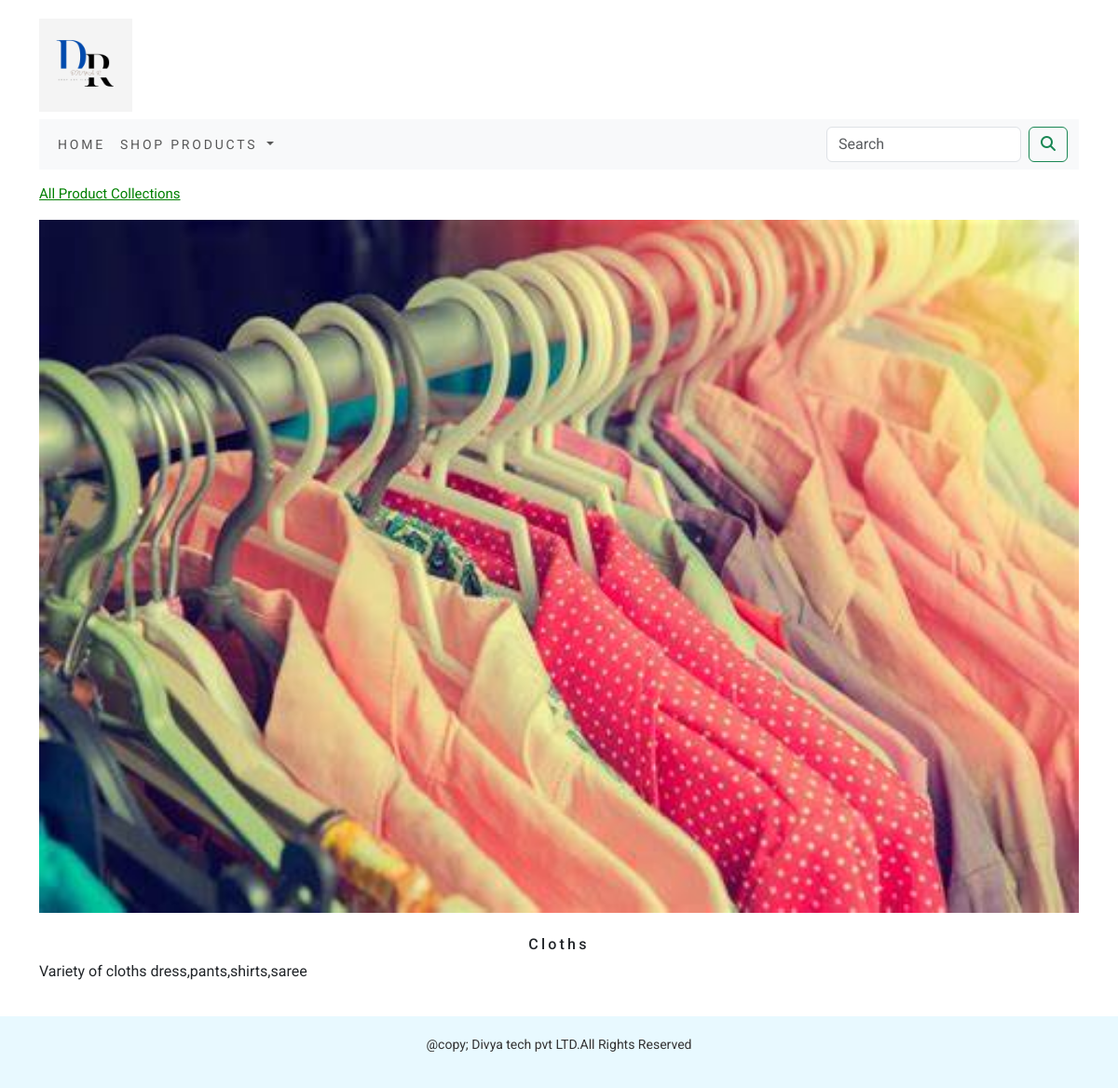
Screenshot of /shop/cloths/ with the database file from the repository.
### eshop/models.py (models this page shows, shortened)
class Category(models.Model):
    name = models.CharField(max_length=250, unique=True)
    slug = models.SlugField(max_length=250, unique=True)
    description = models.TextField(blank=True)
    image = models.ImageField(upload_to="category", blank=True)
    class Meta:
        ordering = ('name',)
        verbose_name = 'category'
        verbose_name_plural = 'categories'
    def get_url(self):
        return reverse('eshop:products_by_category', args={self.slug})

### eshop/views.py (the view, shortened to what this page needs)
# urls.py: path('', views.allProdCat, name='allProdCat'),
def allProdCat(request, c_slug=None):
    global products
    c_page = None
    products_list = None
    if c_slug != None:
        c_page = get_object_or_404(Category, slug=c_slug)
        products_list = Product.objects.all().filter(category=c_page, available=True)
        products = products_list
    return render(request, 'category.html', {'category': c_page, 'products': products, })

### cart/context_processors.py (called while the page is built)
def counter(request):
    item_count=0
    if 'admin' in request.path:
        return {}
    else:
        try:
            cart=Cart.objects.filter(cart_id=_cart_id(request))
            cart_items=CartItem.objects.all().filter(cart=cart[:1])
            for cart_item in cart_items:
                item_count += cart_item.quantity
        except Cart.DoesNotExist:
            item_count=0
    return dict(item_count=item_count)

### cart/views.py (called while the page is built)
def _cart_id(request):
    cart=request.session.session_key
    if not cart:
        cart=request.session.create()
    return cart

### eshop/context_processors.py (called while the page is built)
def menu_links(request):
    links = Category.objects.all()
    return dict(links=links)

### templates/category.html (shortened to what this page needs)
{% extends 'base.html' %}
{% load static %}
{% block content %}
    {% if category %}
        <div>
            <div class="row my_category">
                <div class="mx_auto">
                    <p>
                        <a href="{% url 'eshop:allProdCat' %}">
                            All Product Collections
                        </a>
                    </p>
                </div>
            </div>
        </div>
    {% endif %}
    {% if category %}
    <div class="mx_auto">
        <img class="category_img" src="{{category.image.url}}" alt="{{category.name}}">
    </div>
    <br/>
    <div>
        <h1 class="text-center category_title">{{category.name}}</h1>
        <p class="text-justify">{{category.description}}</p>
    </div>
    {% endif %}
{% endblock %}

### static/css/custom.css (style rules this page uses)
body { font-family:'Roboto',sans-serif; }
.my_category { padding-top:15px; }
.my_category .mx_auto { color:#000; font-size:15px; }
.mx_auto a { color:green; }
.category_img { width:100%; height:auto; }
.category_title { font-size:16px; text_transform:uppercase; letter-spacing:.2em; }

### templates/base.html (style rules this page uses)
body { display: flex; flex-direction: column; min-height: 100vh; margin: 0; }

### rows the page displays
Category: image (picture), name "Cloths", description "Variety of cloths dress,pants,shirts,saree"
